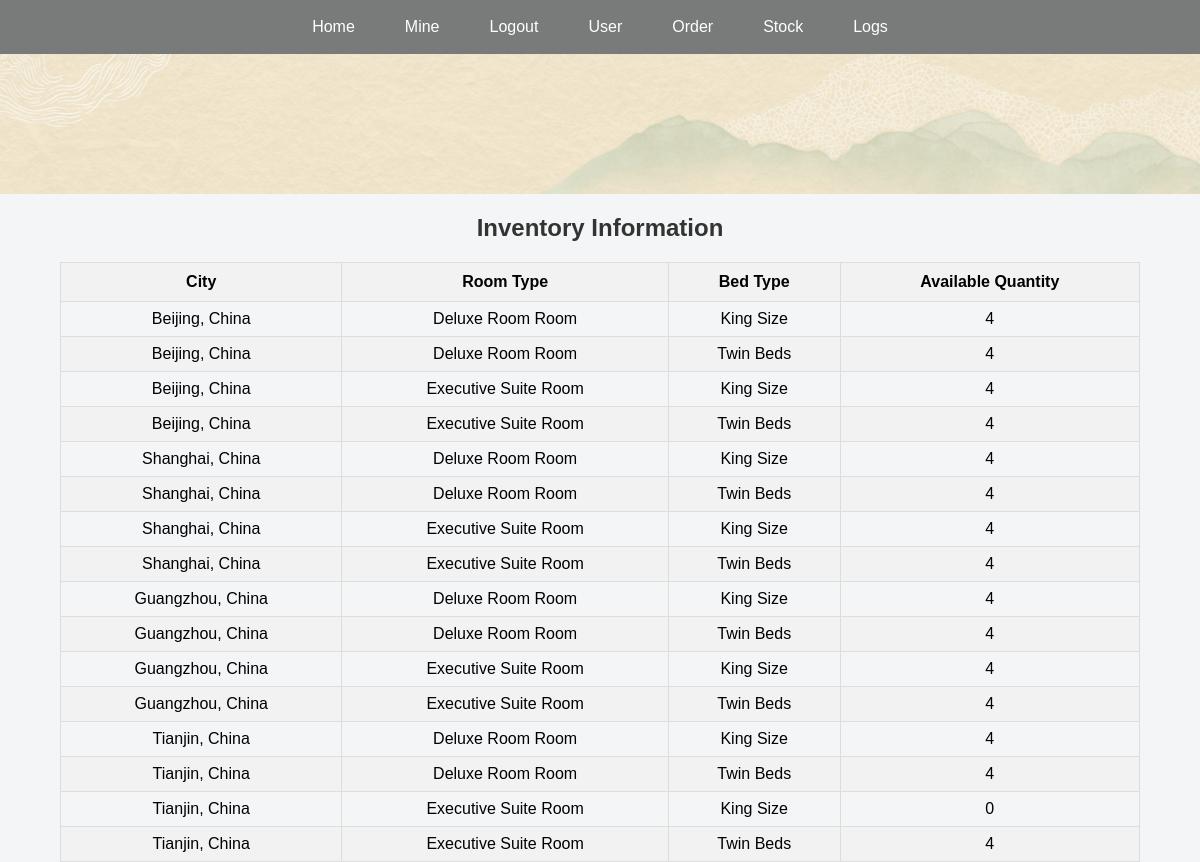
Before: /inventory (signed in) with the older database file.
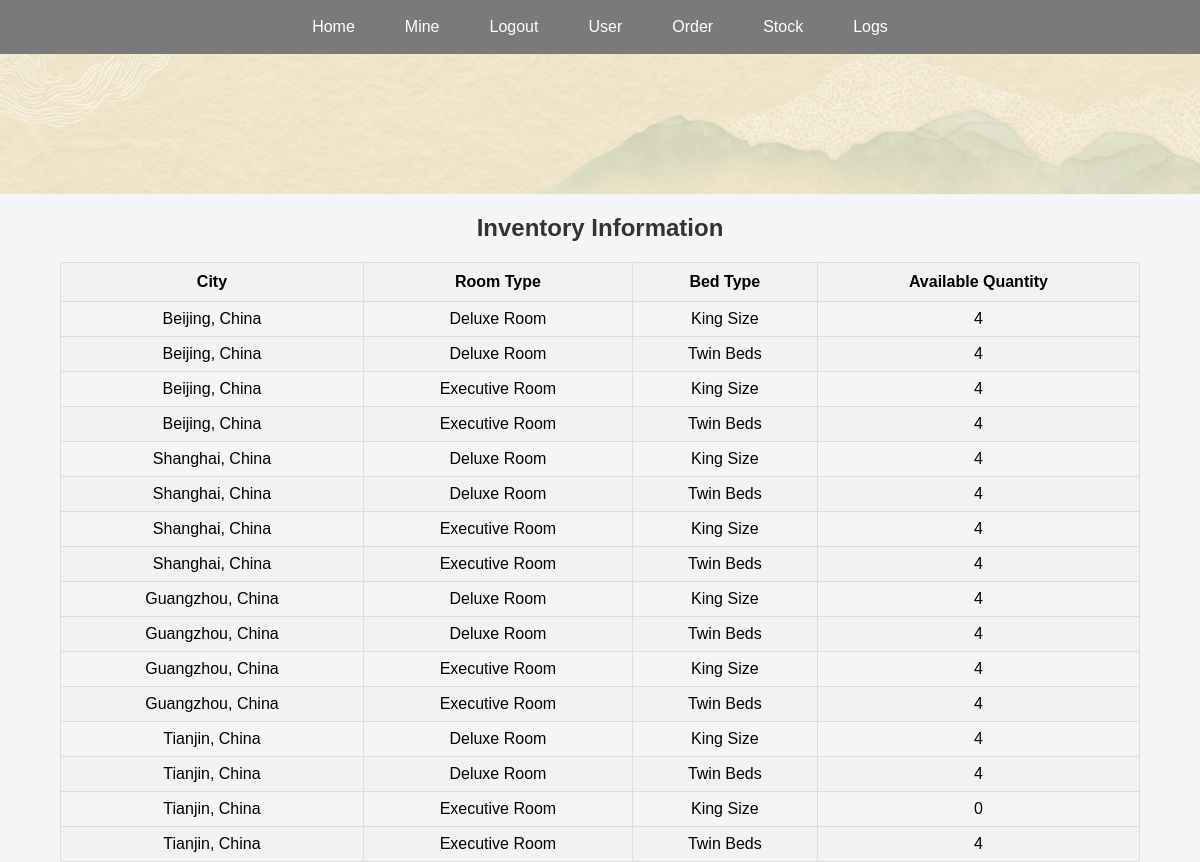
After: the same page with the newer database file.
### app.py (models this page shows)
class RoomInventory(db.Model):
    id = db.Column(db.Integer, primary_key=True)
    hotel_id = db.Column(db.Integer, db.ForeignKey('hotel.id'), nullable=False)
    room_type_id = db.Column(db.Integer, db.ForeignKey(
        'room_type.id'), nullable=False)
    bed_type_id = db.Column(db.Integer, db.ForeignKey(
        'bed_type.id'), nullable=False)
    available_quantity = db.Column(db.Integer, default=4)
    start_date = db.Column(db.Date, nullable=False)
    end_date = db.Column(db.Date, nullable=False)
    room_type = db.relationship('RoomType', backref='inventory')
    bed_type = db.relationship('BedType', backref='inventory')
    hotel = db.relationship('Hotel', backref='inventory')

class RoomType(db.Model):
    id = db.Column(db.Integer, primary_key=True)
    type_name = db.Column(db.String(100), nullable=False)
    image_filename = db.Column(db.String(100))
    rooms = db.relationship('Room', backref='room_type', lazy=True)

class Hotel(db.Model):
    id = db.Column(db.Integer, primary_key=True)
    name = db.Column(db.String(100), nullable=False)
    city = db.Column(db.String(100), nullable=False)
    address = db.Column(db.String(200))
    phone_number = db.Column(db.String(20))
    description = db.Column(db.Text)
    image_filename = db.Column(db.String(100))
    price = db.Column(db.Float)
    rooms = db.relationship('Room', backref='hotel', lazy=True)

class BedType(db.Model):
    id = db.Column(db.Integer, primary_key=True)
    bed_type = db.Column(db.String(100), nullable=False)
    rooms = db.relationship('Room', backref='bed_type', lazy=True)

### app.py (the view)
@app.route('/inventory')
def inventory():
    user_logged_in = 'user_logged_in' in session
    admin_logged_in = 'admin_logged_in' in session
    if 'admin_logged_in' not in session:
        abort(404)
    today = date.today()
    inventories = RoomInventory.query.join(Hotel, RoomType, BedType).filter(
        RoomInventory.start_date <= today,
        RoomInventory.end_date >= today
    ).all()
    return render_template('inventory.html',
                           inventories=inventories,
                           user_logged_in=user_logged_in,
                           admin_logged_in=admin_logged_in)

### templates/inventory.html (shortened to what this page needs)
<!DOCTYPE html>
<html lang="en">
<head>
    <link rel="stylesheet" href="{{ url_for('static', filename='style.css') }}">
</head>
<body class="admin-bg">
    {% include 'nav.html' %}
    <div class="user-header"></div>
    <div class="table-container">
        <h2>Inventory Information</h2>
        <table>
            <thead>
                <tr>
                    <th>City</th>
                    <th>Room Type</th>
                    <th>Bed Type</th>
                    <th>Available Quantity</th>
                </tr>
            </thead>
            <tbody>
                {% for inventory in inventories %}
                    <tr>
                        <td>{{ inventory.hotel.city }}</td>
                        <td>{{ inventory.room_type.type_name }} Room</td>
                        <td>{{ inventory.bed_type.bed_type }}</td>
                        <td>{{ inventory.available_quantity }}</td>
                    </tr>
                {% endfor %}
            </tbody>
        </table>
    </div>
</body>
</html>

Changed rows visible on the page:
changed through a linked row, RoomInventory (number 1 of 16 on the later page): room_type.type_name "Deluxe Room" → "Deluxe"
changed through a linked row, RoomInventory (number 2 of 16 on the later page): room_type.type_name "Deluxe Room" → "Deluxe"
changed through a linked row, RoomInventory (number 3 of 16 on the later page): room_type.type_name "Executive Suite" → "Executive"
changed through a linked row, RoomInventory (number 4 of 16 on the later page): room_type.type_name "Executive Suite" → "Executive"
changed through a linked row, RoomInventory (number 5 of 16 on the later page): room_type.type_name "Deluxe Room" → "Deluxe"
changed through a linked row, RoomInventory (number 6 of 16 on the later page): room_type.type_name "Deluxe Room" → "Deluxe"
changed through a linked row, RoomInventory (number 7 of 16 on the later page): room_type.type_name "Executive Suite" → "Executive"
changed through a linked row, RoomInventory (number 8 of 16 on the later page): room_type.type_name "Executive Suite" → "Executive"
changed through a linked row, RoomInventory (number 9 of 16 on the later page): room_type.type_name "Deluxe Room" → "Deluxe"
changed through a linked row, RoomInventory (number 10 of 16 on the later page): room_type.type_name "Deluxe Room" → "Deluxe"
changed through a linked row, RoomInventory (number 11 of 16 on the later page): room_type.type_name "Executive Suite" → "Executive"
changed through a linked row, RoomInventory (number 12 of 16 on the later page): room_type.type_name "Executive Suite" → "Executive"
changed through a linked row, RoomInventory (number 13 of 16 on the later page): room_type.type_name "Deluxe Room" → "Deluxe"
changed through a linked row, RoomInventory (number 14 of 16 on the later page): room_type.type_name "Deluxe Room" → "Deluxe"
changed through a linked row, RoomInventory (number 15 of 16 on the later page): room_type.type_name "Executive Suite" → "Executive"
changed through a linked row, RoomInventory (number 16 of 16 on the later page): room_type.type_name "Executive Suite" → "Executive"
